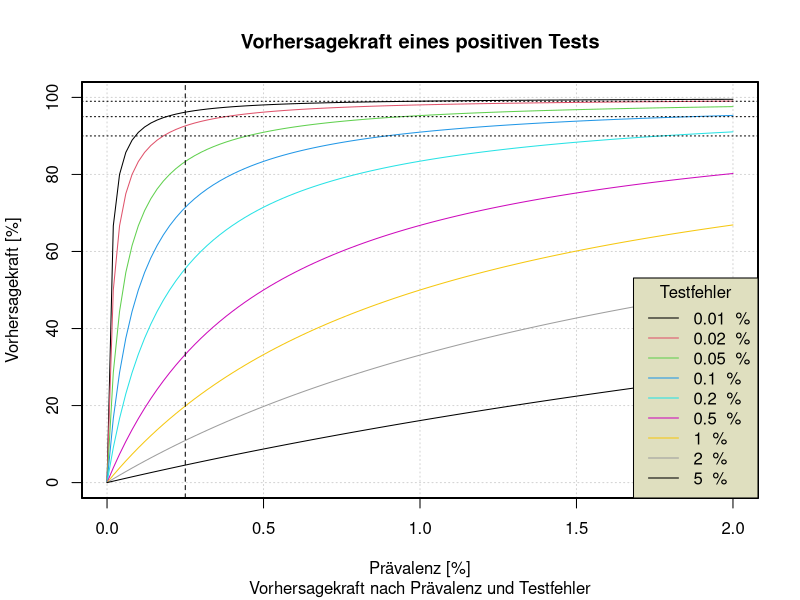

This chart was generated by the following R code:
# Predictive power

png(file="Vorhersagekraft.png",width=1920,height=1080)

f <- c(0.0001,0.0002,0.0005,0.001,0.002,0.005,0.01,0.02,0.05)

vk <- function (x,f) {

  return( x*(1-f) / ( (1-f)*x + (1-x)*f ) )

}

xabs <- c(0,2)

plot (  NA
      , NA
      , type="n"
      , xlim=xabs
      , ylim=c(0,100)
      , xlab="Prävalenz [%]"
      , ylab="Vorhersagekraft [%]"
      , main="Vorhersagekraft eines positiven Tests"
      , sub="Vorhersagekraft nach Prävalenz und Testfehler"
    )
    
grid()

for (i in 1:length(f)) {

  par(new=TRUE) 
  curve(vk(x/100,f[i])*100,
         , xlim=xabs
         , ylim=c(0,100)
         , xaxt="n"
         , yaxt="n"
         , col=i
         , type="l"
         , xlab=""
         , ylab=""
         
         )


}


legend( "bottomright"
      , legend=paste(f*100," %")
      , title="Testfehler"
      , col=1:length(f)
      , lty=rep(1,length(f))
      , bg=rgb(224/256,224/256,192/256)
      , cex=1
      )

abline(h=90,lty=3)
abline(h=95,lty=3)    
abline(h=99,lty=3)
abline(v=0.25,lty=2)

dev.off()
